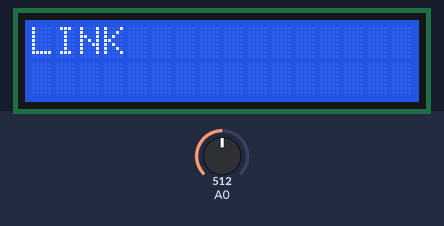
A sketch run on a simulated Arduino Uno, built with avr-gcc and run on an emulated ATmega328P. Parts: 16×2 character LCD. Inputs (shaded band) come from the test bench; at power-on: A0 = 512.

Above: at 1.2 s.
1.3 s: A0 set to 784
At 1.39 s:
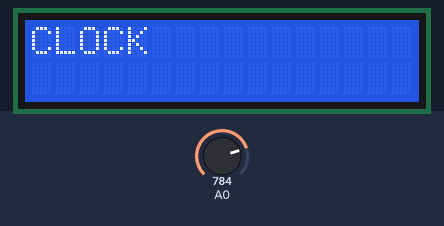
2.8 s: A0 set to 807
At 3.5 s:
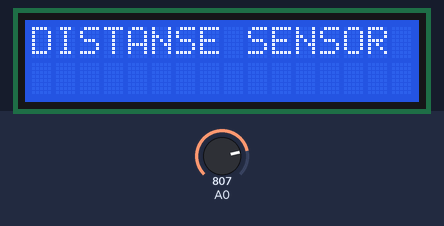
4.4 s: A0 set to 716
At 4.9 s:
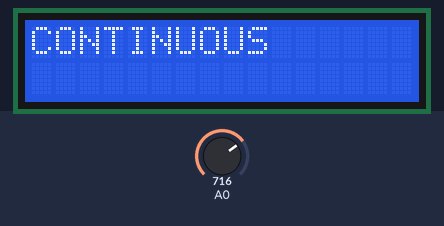
7.3 s: A0 set to 900
Timing chart, 0 to 9.9 s (numbered marks = the images above; inputs shaded):
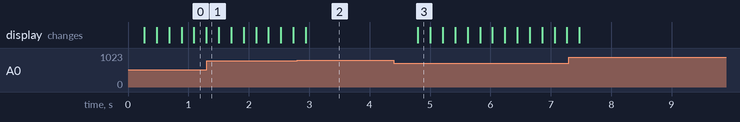

The sketch:

assigment_v3.ino
```cpp
#include <LiquidCrystal.h>

LiquidCrystal lcd(8,9,4,5,6,7);
int mode = 0;
int state =0;
volatile unsigned int  seconds;
volatile unsigned int minutes;

#define btnUP 0
#define btnDOWN 1
#define btnRIGHT 2
#define btnLEFT 3
#define btnSELECT 4
#define btnNONE 5

void setup() {
lcd.begin(16,2);

 ADMUX |=(1<<REFS0);
 ADMUX &=~(1<<REFS1);
 ADMUX &=~(1<<ADLAR);
ADCSRA |=(1<<ADEN)|  (1<<ADSC)|(1<<ADPS2)|(1<<ADPS1)|(1<<ADPS0);

//timer 1 setup
  cli();          // disable global interrupts
  TCCR1A = 0;     // set entire TCCR1A register to 0
  TCCR1B = 0;     // same for TCCR1B
 OCR1A = 15624;
  // turn on CTC mode:
  TCCR1B |= (1 << WGM12);
  // Set CS10 and CS12 bits for 1024 prescaler:
  TCCR1B |= (1 << CS10);
  TCCR1B |= (1 << CS12);
  // enable timer compare interrupt:
  TIMSK1 |= (1 << OCIE1A);
  sei();          // enable global interrupts

}
 void update_clock(){
 seconds++;
 if (seconds==60){
  seconds=0;
  minutes++;
 }

 }

ISR(TIMER1_COMPA_vect){
  update_clock();

}

int read_lcd_buttons(){

ADMUX  &=~(1<<MUX0);    //<----Set Multiplexor Value to pin A0
 ADMUX  &=~(1<<MUX1);
 ADMUX  &=~(1<<MUX2);
 ADMUX  &=~(1<<MUX3);
 ADCSRA |=(1<<ADSC);      //<---- Start ADC conversion bit
  while(ADCSRA!=ADCSRA &~(1<<ADIF)) //<---- Create a condition that waits for ADC conversion interrupt flag
    ADCSRA &=~(1<<ADIF);

    delay(200);
    return ADC;

}


void loop(){


int x;
x= read_lcd_buttons();
 state=mode;
  if (mode==6){
    mode=0;}
if (x<50){    //right button

}
if (x<195){       // up button

}
if (x<380){     // down button

}
if (x<555){       // left button

}
if(x<800){
  mode ++;

}
if (x>1000){


}


  switch (mode)
  {
    case 0:
    lcd.setCursor(0,0);
lcd.print("CLOCK");
lcd.setCursor(1,1);
lcd.print (minutes);
lcd.setCursor(3,1);
lcd.print(":");
lcd.setCursor(5,1);
lcd.print(seconds);
    break;

    case 1:
     lcd.clear();
    lcd.home();
    lcd.setCursor (0,0);
    lcd.print("ESTEBAN_A");
    lcd.setCursor(0,1);
    lcd.print("12824583");
    break;


    case 2:

    lcd.clear();
    lcd.home();
    lcd.print("DISTANSE SENSOR");
    break;


    case 3:
     lcd.clear();
    lcd.home();
    lcd.print("CONTINUOUS");
    break;

    case 4:
    lcd.clear();
    lcd.home();
    lcd.print("STEP");
    break;


    case 5:
    lcd.clear();
    lcd.home();
    lcd.print("LINK");
    break;


     default :
     lcd.clear();
     lcd.home();
     lcd.print("CLOCK");
     lcd.setCursor(0,1);

  }


  }
```

Measured:
- the behaviour switches between 799 and 800 on A0 (found by bisection; images 1 and 2)
- after the input at 4.4 s, the display: changes after 0.40 s (image 3)
